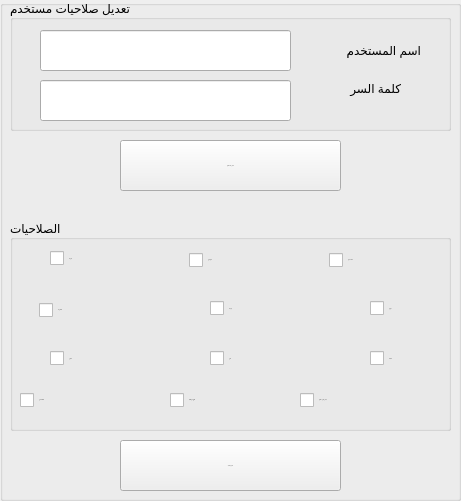
     <widget class="QGroupBox" name="groupBox_9">
      <property name="geometry">
       <rect>
        <x>0</x>
        <y>10</y>
        <width>461</width>
        <height>501</height>
       </rect>
      </property>
      <property name="title">
       <string/>
      </property>
      <widget class="QPushButton" name="btn_save_18">
       <property name="geometry">
        <rect>
         <x>120</x>
         <y>140</y>
         <width>221</width>
         <height>51</height>
        </rect>
       </property>
       <property name="font">
        <font>
         <pointsize>-1</pointsize>
        </font>
       </property>
       <property name="toolTip">
        <string>اضغط لحفظ البيانات</string>
       </property>
       <property name="text">
        <string>تعديل كلمة السر</string>
       </property>
      </widget>
      <widget class="QPushButton" name="btn_save_10">
       <property name="geometry">
        <rect>
         <x>120</x>
         <y>440</y>
         <width>221</width>
         <height>51</height>
        </rect>
       </property>
       <property name="font">
        <font>
         <pointsize>-1</pointsize>
        </font>
       </property>
       <property name="toolTip">
        <string>اضغط لحفظ البيانات</string>
       </property>
       <property name="text">
        <string>تعديل صلاحية</string>
       </property>
      </widget>
      <widget class="QGroupBox" name="groupBox_16">
       <property name="geometry">
        <rect>
         <x>10</x>
         <y>0</y>
         <width>441</width>
         <height>131</height>
        </rect>
       </property>
       <property name="title">
        <string>تعديل صلاحيات مستخدم</string>
       </property>
       <widget class="QLineEdit" name="lineEdit_14">
        <property name="geometry">
         <rect>
          <x>30</x>
          <y>80</y>
          <width>251</width>
          <height>41</height>
         </rect>
        </property>
        <property name="echoMode">
         <enum>QLineEdit::Password</enum>
        </property>
       </widget>
       <widget class="QLabel" name="label_67">
        <property name="geometry">
         <rect>
          <x>300</x>
          <y>40</y>
          <width>111</width>
          <height>20</height>
         </rect>
        </property>
        <property name="text">
         <string>اسم المستخدم</string>
        </property>
       </widget>
       <widget class="QLabel" name="label_68">
        <property name="geometry">
         <rect>
          <x>310</x>
          <y>80</y>
          <width>81</width>
          <height>16</height>
         </rect>
        </property>
        <property name="text">
         <string>كلمة السر</string>
        </property>
       </widget>
       <widget class="QLineEdit" name="lineEdit_51">
        <property name="geometry">
         <rect>
          <x>30</x>
          <y>30</y>
          <width>251</width>
          <height>41</height>
         </rect>
        </property>
       </widget>
      </widget>
      <widget class="QGroupBox" name="groupBox_11">
       <property name="geometry">
        <rect>
         <x>10</x>
         <y>220</y>
         <width>441</width>
         <height>211</height>
        </rect>
       </property>
       <property name="title">
        <string>الصلاحيات</string>
       </property>
       <widget class="QGroupBox" name="groupBox_12">
        <property name="geometry">
         <rect>
          <x>-470</x>
          <y>0</y>
          <width>331</width>
          <height>151</height>
         </rect>
        </property>
        <property name="title">
         <string>الصلاحيات</string>
        </property>
       </widget>
       <widget class="QLineEdit" name="lineEdit_10">
        <property name="geometry">
         <rect>
          <x>-430</x>
          <y>-50</y>
          <width>181</width>
          <height>31</height>
         </rect>
        </property>
       </widget>
       <widget class="QLabel" name="label_61">
        <property name="geometry">
         <rect>
          <x>-250</x>
          <y>-90</y>
          <width>111</width>
          <height>20</height>
         </rect>
        </property>
        <property name="text">
         <string>اسم المستخدم</string>
        </property>
       </widget>
       <widget class="QLabel" name="label_63">
        <property name="geometry">
         <rect>
          <x>-220</x>
          <y>-50</y>
          <width>81</width>
          <height>16</height>
         </rect>
        </property>
        <property name="text">
         <string>كلمة السر</string>
        </property>
       </widget>
       <widget class="QLineEdit" name="lineEdit_11">
        <property name="geometry">
         <rect>
          <x>-430</x>
          <y>-90</y>
          <width>181</width>
          <height>31</height>
         </rect>
        </property>
       </widget>
       <widget class="QCheckBox" name="checkBox_25">
        <property name="geometry">
         <rect>
          <x>319</x>
          <y>30</y>
          <width>111</width>
          <height>20</height>
         </rect>
        </property>
        <property name="font">
         <font>
          <pointsize>-1</pointsize>
         </font>
        </property>
        <property name="text">
         <string>أضافة سيارة</string>
        </property>
       </widget>
       <widget class="QCheckBox" name="checkBox_26">
        <property name="geometry">
         <rect>
          <x>360</x>
          <y>80</y>
          <width>70</width>
          <height>17</height>
         </rect>
        </property>
        <property name="font">
         <font>
          <pointsize>-1</pointsize>
         </font>
        </property>
        <property name="text">
         <string>الوقود</string>
        </property>
       </widget>
       <widget class="QCheckBox" name="checkBox_27">
        <property name="geometry">
         <rect>
          <x>360</x>
          <y>130</y>
          <width>70</width>
          <height>17</height>
         </rect>
        </property>
        <property name="font">
         <font>
          <pointsize>-1</pointsize>
         </font>
        </property>
        <property name="text">
         <string>الصيانة</string>
        </property>
       </widget>
       <widget class="QCheckBox" name="checkBox_28">
        <property name="geometry">
         <rect>
          <x>179</x>
          <y>30</y>
          <width>91</width>
          <height>20</height>
         </rect>
        </property>
        <property name="font">
         <font>
          <pointsize>-1</pointsize>
         </font>
        </property>
        <property name="text">
         <string>التراخيص</string>
        </property>
       </widget>
       <widget class="QCheckBox" name="checkBox_29">
        <property name="geometry">
         <rect>
          <x>200</x>
          <y>80</y>
          <width>70</width>
          <height>17</height>
         </rect>
        </property>
        <property name="font">
         <font>
          <pointsize>-1</pointsize>
         </font>
        </property>
        <property name="text">
         <string>ايرادات</string>
        </property>
       </widget>
       <widget class="QCheckBox" name="checkBox_30">
        <property name="geometry">
         <rect>
          <x>200</x>
          <y>130</y>
          <width>70</width>
          <height>17</height>
         </rect>
        </property>
        <property name="font">
         <font>
          <pointsize>-1</pointsize>
         </font>
        </property>
        <property name="text">
         <string>تامين</string>
        </property>
       </widget>
       <widget class="QCheckBox" name="checkBox_31">
        <property name="geometry">
         <rect>
          <x>40</x>
          <y>30</y>
          <width>70</width>
          <height>17</height>
         </rect>
        </property>
        <property name="font">
         <font>
          <pointsize>-1</pointsize>
         </font>
        </property>
        <property name="text">
         <string>ايجارات</string>
        </property>
       </widget>
       <widget class="QCheckBox" name="checkBox_32">
        <property name="geometry">
         <rect>
          <x>29</x>
          <y>80</y>
          <width>81</width>
          <height>20</height>
         </rect>
        </property>
        <property name="font">
         <font>
          <pointsize>-1</pointsize>
         </font>
        </property>
        <property name="text">
         <string>الكلاركات</string>
        </property>
       </widget>
       <widget class="QCheckBox" name="checkBox_33">
        <property name="geometry">
         <rect>
          <x>160</x>
          <y>170</y>
          <width>111</width>
          <height>20</height>
         </rect>
        </property>
        <property name="font">
         <font>
          <pointsize>-1</pointsize>
         </font>
        </property>
        <property name="text">
         <string>الكهرباء والمياة</string>
        </property>
       </widget>
       <widget class="QCheckBox" name="checkBox_34">
        <property name="geometry">
         <rect>
          <x>290</x>
          <y>170</y>
          <width>141</width>
          <height>20</height>
         </rect>
        </property>
        <property name="font">
         <font>
          <pointsize>-1</pointsize>
         </font>
        </property>
        <property name="text">
         <string>ايجار سيارات النقل</string>
        </property>
       </widget>
       <widget class="QCheckBox" name="checkBox_35">
        <property name="geometry">
         <rect>
          <x>40</x>
          <y>130</y>
          <width>70</width>
          <height>17</height>
         </rect>
        </property>
        <property name="font">
         <font>
          <pointsize>-1</pointsize>
         </font>
        </property>
        <property name="text">
         <string>التقرير</string>
        </property>
       </widget>
       <widget class="QCheckBox" name="checkBox_36">
        <property name="geometry">
         <rect>
          <x>10</x>
          <y>170</y>
          <width>101</width>
          <height>20</height>
         </rect>
        </property>
        <property name="font">
         <font>
          <pointsize>-1</pointsize>
         </font>
        </property>
        <property name="text">
         <string>المستخدمين</string>
        </property>
       </widget>
       <widget class="QCheckBox" name="checkBox_37">
        <property name="geometry">
         <rect>
          <x>-340</x>
          <y>70</y>
          <width>70</width>
          <height>17</height>
         </rect>
        </property>
        <property name="text">
         <string>الكلاركات</string>
        </property>
       </widget>
       <widget class="QCheckBox" name="checkBox_38">
        <property name="geometry">
         <rect>
          <x>-250</x>
          <y>100</y>
          <width>70</width>
          <height>17</height>
         </rect>
        </property>
        <property name="text">
         <string>تامين</string>
        </property>
       </widget>
       <widget class="QCheckBox" name="checkBox_39">
        <property name="geometry">
         <rect>
          <x>-471</x>
          <y>100</y>
          <width>101</width>
          <height>20</height>
         </rect>
        </property>
        <property name="text">
         <string>المستخدمين</string>
        </property>
       </widget>
       <widget class="QCheckBox" name="checkBox_40">
        <property name="geometry">
         <rect>
          <x>-140</x>
          <y>70</y>
          <width>70</width>
          <height>17</height>
         </rect>
        </property>
        <property name="text">
         <string>الوقود</string>
        </property>
       </widget>
       <widget class="QCheckBox" name="checkBox_41">
        <property name="geometry">
         <rect>
          <x>-340</x>
          <y>100</y>
          <width>70</width>
          <height>17</height>
         </rect>
        </property>
        <property name="text">
         <string>التقرير</string>
        </property>
       </widget>
       <widget class="QCheckBox" name="checkBox_42">
        <property name="geometry">
         <rect>
          <x>-250</x>
          <y>70</y>
          <width>70</width>
          <height>17</height>
         </rect>
        </property>
        <property name="text">
         <string>ايرادات</string>
        </property>
       </widget>
       <widget class="QCheckBox" name="checkBox_43">
        <property name="geometry">
         <rect>
          <x>-340</x>
          <y>40</y>
          <width>70</width>
          <height>17</height>
         </rect>
        </property>
        <property name="text">
         <string>ايجارات</string>
        </property>
       </widget>
       <widget class="QCheckBox" name="checkBox_44">
        <property name="geometry">
         <rect>
          <x>-480</x>
          <y>70</y>
          <width>111</width>
          <height>20</height>
         </rect>
        </property>
        <property name="text">
         <string>الكهرباء والمياة</string>
        </property>
       </widget>
       <widget class="QCheckBox" name="checkBox_45">
        <property name="geometry">
         <rect>
          <x>-140</x>
          <y>100</y>
          <width>70</width>
          <height>17</height>
         </rect>
        </property>
        <property name="text">
         <string>الصيانة</string>
        </property>
       </widget>
       <widget class="QCheckBox" name="checkBox_46">
        <property name="geometry">
         <rect>
          <x>-491</x>
          <y>40</y>
          <width>121</width>
          <height>20</height>
         </rect>
        </property>
        <property name="text">
         <string>ايجار سيارات النقل</string>
        </property>
       </widget>
       <widget class="QCheckBox" name="checkBox_47">
        <property name="geometry">
         <rect>
          <x>-161</x>
          <y>40</y>
          <width>91</width>
          <height>20</height>
         </rect>
        </property>
        <property name="text">
         <string>أضافة سيارة</string>
        </property>
       </widget>
       <widget class="QCheckBox" name="checkBox_48">
        <property name="geometry">
         <rect>
          <x>-250</x>
          <y>40</y>
          <width>70</width>
          <height>17</height>
         </rect>
        </property>
        <property name="text">
         <string>التراخيص</string>
        </property>
       </widget>
       <widget class="QGroupBox" name="groupBox_13">
        <property name="geometry">
         <rect>
          <x>-510</x>
          <y>0</y>
          <width>471</width>
          <height>151</height>
         </rect>
        </property>
        <property name="title">
         <string>الصلاحيات</string>
        </property>
        <widget class="QGroupBox" name="groupBox_36">
         <property name="geometry">
          <rect>
           <x>-470</x>
           <y>0</y>
           <width>331</width>
           <height>151</height>
          </rect>
         </property>
         <property name="title">
          <string>الصلاحيات</string>
         </property>
        </widget>
        <widget class="QLineEdit" name="lineEdit_12">
         <property name="geometry">
          <rect>
           <x>-430</x>
           <y>-50</y>
           <width>181</width>
           <height>31</height>
          </rect>
         </property>
        </widget>
        <widget class="QLabel" name="label_64">
         <property name="geometry">
          <rect>
           <x>-250</x>
           <y>-90</y>
           <width>111</width>
           <height>20</height>
          </rect>
         </property>
         <property name="text">
          <string>اسم المستخدم</string>
         </property>
        </widget>
        <widget class="QLabel" name="label_65">
         <property name="geometry">
          <rect>
           <x>-220</x>
           <y>-50</y>
           <width>81</width>
           <height>16</height>
          </rect>
         </property>
         <property name="text">
          <string>كلمة السر</string>
         </property>
        </widget>
        <widget class="QLineEdit" name="lineEdit_13">
         <property name="geometry">
          <rect>
           <x>-430</x>
           <y>-90</y>
           <width>181</width>
           <height>31</height>
          </rect>
         </property>
        </widget>
        <widget class="QCheckBox" name="checkBox_73">
         <property name="geometry">
          <rect>
           <x>339</x>
           <y>30</y>
           <width>91</width>
           <height>20</height>
          </rect>
         </property>
         <property name="text">
          <string>أضافة سيارة</string>
         </property>
        </widget>
        <widget class="QCheckBox" name="checkBox_74">
         <property name="geometry">
          <rect>
           <x>360</x>
           <y>60</y>
           <width>70</width>
           <height>17</height>
          </rect>
         </property>
         <property name="text">
          <string>الوقود</string>
         </property>
        </widget>
        <widget class="QCheckBox" name="checkBox_75">
         <property name="geometry">
          <rect>
           <x>360</x>
           <y>90</y>
           <width>70</width>
           <height>17</height>
          </rect>
         </property>
         <property name="text">
          <string>الصيانة</string>
         </property>
        </widget>
        <widget class="QCheckBox" name="checkBox_76">
         <property name="geometry">
          <rect>
           <x>250</x>
           <y>30</y>
           <width>70</width>
           <height>17</height>
          </rect>
         </property>
         <property name="text">
          <string>التراخيص</string>
         </property>
        </widget>
        <widget class="QCheckBox" name="checkBox_77">
         <property name="geometry">
          <rect>
           <x>250</x>
           <y>60</y>
           <width>70</width>
           <height>17</height>
          </rect>
         </property>
         <property name="text">
          <string>ايرادات</string>
         </property>
        </widget>
        <widget class="QCheckBox" name="checkBox_78">
         <property name="geometry">
          <rect>
           <x>250</x>
           <y>90</y>
           <width>70</width>
           <height>17</height>
          </rect>
         </property>
         <property name="text">
          <string>تامين</string>
         </property>
        </widget>
        <widget class="QCheckBox" name="checkBox_79">
         <property name="geometry">
          <rect>
           <x>160</x>
           <y>30</y>
           <width>70</width>
           <height>17</height>
          </rect>
         </property>
         <property name="text">
          <string>ايجارات</string>
         </property>
        </widget>
        <widget class="QCheckBox" name="checkBox_80">
         <property name="geometry">
          <rect>
           <x>160</x>
           <y>60</y>
           <width>70</width>
           <height>17</height>
          </rect>
         </property>
         <property name="text">
          <string>الكلاركات</string>
         </property>
        </widget>
        <widget class="QCheckBox" name="checkBox_81">
         <property name="geometry">
          <rect>
           <x>20</x>
           <y>60</y>
           <width>111</width>
           <height>20</height>
          </rect>
         </property>
         <property name="text">
          <string>الكهرباء والمياة</string>
         </property>
        </widget>
        <widget class="QCheckBox" name="checkBox_82">
         <property name="geometry">
          <rect>
           <x>9</x>
           <y>30</y>
           <width>121</width>
           <height>20</height>
          </rect>
         </property>
         <property name="text">
          <string>ايجار سيارات النقل</string>
         </property>
        </widget>
        <widget class="QCheckBox" name="checkBox_83">
         <property name="geometry">
          <rect>
           <x>160</x>
           <y>90</y>
           <width>70</width>
           <height>17</height>
          </rect>
         </property>
         <property name="text">
          <string>التقرير</string>
         </property>
        </widget>
        <widget class="QCheckBox" name="checkBox_84">
         <property name="geometry">
          <rect>
           <x>29</x>
           <y>90</y>
           <width>101</width>
           <height>20</height>
          </rect>
         </property>
         <property name="text">
          <string>المستخدمين</string>
         </property>
        </widget>
        <widget class="QCheckBox" name="checkBox_85">
         <property name="geometry">
          <rect>
           <x>-340</x>
           <y>70</y>
           <width>70</width>
           <height>17</height>
          </rect>
         </property>
         <property name="text">
          <string>الكلاركات</string>
         </property>
        </widget>
        <widget class="QCheckBox" name="checkBox_86">
         <property name="geometry">
          <rect>
           <x>-250</x>
           <y>100</y>
           <width>70</width>
           <height>17</height>
          </rect>
         </property>
         <property name="text">
          <string>تامين</string>
         </property>
        </widget>
        <widget class="QCheckBox" name="checkBox_87">
         <property name="geometry">
          <rect>
           <x>-471</x>
           <y>100</y>
           <width>101</width>
           <height>20</height>
          </rect>
         </property>
         <property name="text">
          <string>المستخدمين</string>
         </property>
        </widget>
        <widget class="QCheckBox" name="checkBox_88">
         <property name="geometry">
          <rect>
           <x>-140</x>
           <y>70</y>
           <width>70</width>
           <height>17</height>
          </rect>
         </property>
         <property name="text">
          <string>الوقود</string>
         </property>
        </widget>
        <widget class="QCheckBox" name="checkBox_89">
         <property name="geometry">
          <rect>
           <x>-340</x>
           <y>100</y>
           <width>70</width>
           <height>17</height>
          </rect>
         </property>
         <property name="text">
          <string>التقرير</string>
         </property>
        </widget>
        <widget class="QCheckBox" name="checkBox_90">
         <property name="geometry">
          <rect>
           <x>-250</x>
           <y>70</y>
           <width>70</width>
           <height>17</height>
          </rect>
         </property>
         <property name="text">
          <string>ايرادات</string>
         </property>
        </widget>
        <widget class="QCheckBox" name="checkBox_91">
         <property name="geometry">
          <rect>
           <x>-340</x>
           <y>40</y>
           <width>70</width>
           <height>17</height>
          </rect>
         </property>
         <property name="text">
          <string>ايجارات</string>
         </property>
        </widget>
        <widget class="QCheckBox" name="checkBox_92">
         <property name="geometry">
          <rect>
           <x>-480</x>
           <y>70</y>
           <width>111</width>
           <height>20</height>
          </rect>
         </property>
         <property name="text">
          <string>الكهرباء والمياة</string>
         </property>
        </widget>
        <widget class="QCheckBox" name="checkBox_93">
         <property name="geometry">
          <rect>
           <x>-140</x>
           <y>100</y>
           <width>70</width>
           <height>17</height>
          </rect>
         </property>
         <property name="text">
          <string>الصيانة</string>
         </property>
        </widget>
        <widget class="QCheckBox" name="checkBox_94">
         <property name="geometry">
          <rect>
           <x>-491</x>
           <y>40</y>
           <width>121</width>
           <height>20</height>
          </rect>
         </property>
         <property name="text">
          <string>ايجار سيارات النقل</string>
         </property>
        </widget>
        <widget class="QCheckBox" name="checkBox_95">
         <property name="geometry">
          <rect>
           <x>-161</x>
           <y>40</y>
           <width>91</width>
           <height>20</height>
          </rect>
         </property>
         <property name="text">
          <string>أضافة سيارة</string>
         </property>
        </widget>
        <widget class="QCheckBox" name="checkBox_96">
         <property name="geometry">
          <rect>
           <x>-250</x>
           <y>40</y>
           <width>70</width>
           <height>17</height>
          </rect>
         </property>
         <property name="text">
          <string>التراخيص</string>
         </property>
        </widget>
       </widget>
      </widget>
     </widget>
